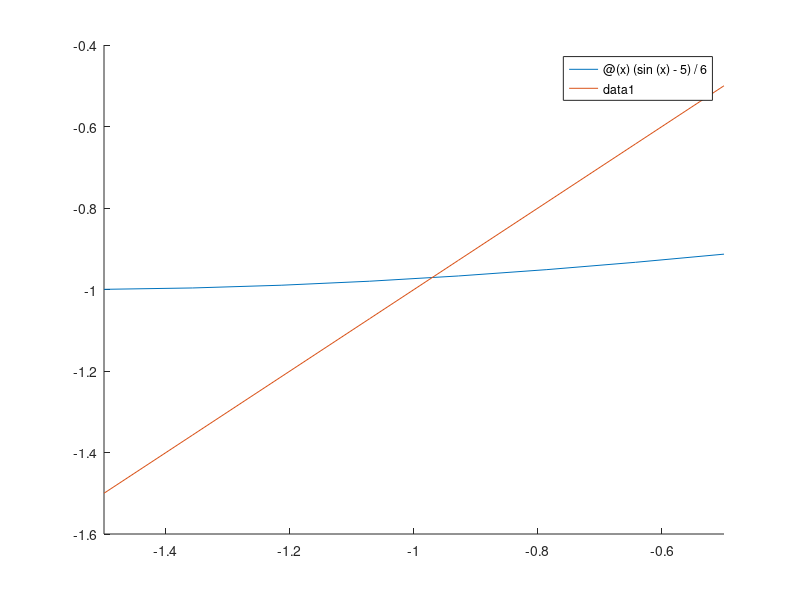

The MATLAB script that drew this image:
clear all;
close all;

g = @(x) (sin(x)-5)/6;
f = @(x) x;
hold on
fplot(g,[-1.5,-0.5])
fplot(f,[-1.5,-0.5])

x(1) = 1;
tol = 1e-8;
i = 1; 
deltax = inf;
while deltax > tol
    x(i+1) = g(x(i));
    deltax = abs(x(i+1)-x(i));
    i = i+1;
end

format long
disp(x(i))
disp(sin(x(i))-6*x(i)-5)
